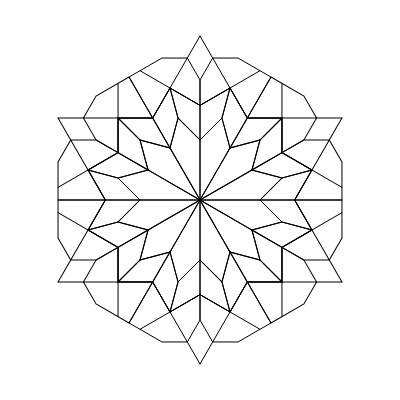
Frame 1 (no input)
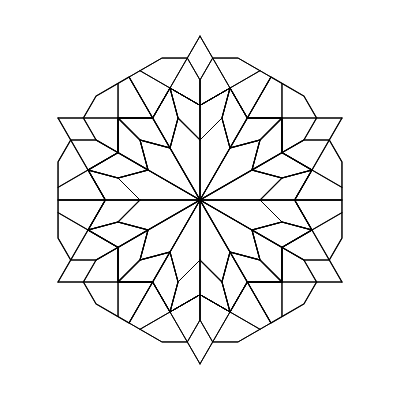
Frame 2 (the mouse pressed at the canvas centre, redrawn once)

The p5.js sketch that drew these frames (run headless with seeded random() and noise() and a simulated clock; the mouse was pressed at the canvas centre and the sketch redrawn once):

// p5.js sketch
// ── sketch.js
/*
Code written by Selcuk ARTUT 2022
Geometric Patterns with Creative Coding 
All rights reserved
*/

//scale factor
let a = 60;
let b, c, d, e, f;

function setup() {
    createCanvas(400, 400);
    angleMode(DEGREES);
    noFill();
    noLoop();
    b = a * (sin(135) / sin(30));
    c = a * (sin(15) / sin(30));
    d = c * (sin(75) / sin(60));
    e = d * (sin(45) / sin(75));
    f = e * (sin(60) / sin(90));
}
function draw() {
    let x0, y0, x1, y1, x2, y2, x3, y3, x4, y4, x5, y5, x6, y6, x7, y7, x8, y8;
    //Shape 1 vertices
    x0 = 0;
    y0 = 0;
    x1 = 0;
    y1 = a;
    x2 = b * cos(75);
    y2 = b * sin(75);
    x3 = a * cos(60);
    y3 = a * sin(60);
    x4 = a * cos(60);
    y4 = a * sin(60);

    push();
        translate(width * 0.5, height * 0.5);
        //Shape 1
        for (let i = 0; i < 12; i++) {
            push();
                rotate(30 * i);
                beginShape();
                vertex(x0, -y0);
                vertex(x1, -y1);
                vertex(x2, -y2);
                vertex(x3, -y3);
                endShape(CLOSE);
            pop();
        }

        //Shape 2 vertices
        x0 = 0;
        y0 = a;
        x1 = 0;
        y1 = a + d;
        x2 = (b + c) * cos(75);
        y2 = (b + c) * sin(75);
        x3 = b * cos(75);
        y3 = b * sin(75);

        //Shape 2
        for (let i = 0; i < 12; i++) {
            //right section
            push();
                rotate(30 * i);
                beginShape();
                vertex(x0, -y0);
                vertex(x1, -y1);
                vertex(x2, -y2);
                vertex(x3, -y3);
                endShape(CLOSE);
                //left section
                scale(-1, 1);
                beginShape();
                vertex(x0, -y0);
                vertex(x1, -y1);
                vertex(x2, -y2);
                vertex(x3, -y3);
                endShape(CLOSE);
            pop();
        }

        //Shape 3 vertices

        x0 = 0;
        y0 = a + d;
        x1 = (b + c) * cos(75);
        y1 = (b + c) * sin(75);
        x2 = (a + d) * cos(60);
        y2 = (a + d) * sin(60);
        x3 = (a + d + e + f) * cos(60);
        y3 = (a + d + e + f) * sin(60);
        x4 = (a + d + e) * cos(60);
        y4 = (a + d + e) * sin(60) + e;
        x5 = (b + 2 * c) * cos(75);
        y5 = (b + 2 * c) * sin(75);
        x6 = e * cos(60);
        y6 = y5;
        x7 = 0;
        y7 = a + d + e + 2 * f;
        x8 = 0;
        y8 = a + d + e;

        //Shape 3
        for (let i = 0; i < 6; i++) {
            //right section
            push();
                rotate(60 * i);
                beginShape();
                vertex(x0, -y0);
                vertex(x1, -y1);
                vertex(x2, -y2);
                vertex(x3, -y3);
                vertex(x5, -y5);
                vertex(x6, -y6);
                vertex(x7, -y7);
                endShape();
                beginShape();
                vertex(x0, -y0);
                vertex(x4, -y4);
                endShape();
                beginShape();
                vertex(x2, -y2);
                vertex(x6, -y6);
                vertex(x8, -y8);
                vertex(x0, -y0);
                endShape();
                //left section
                scale(-1, 1);
                beginShape();
                vertex(x0, -y0);
                vertex(x1, -y1);
                vertex(x2, -y2);
                vertex(x3, -y3);
                vertex(x5, -y5);
                vertex(x6, -y6);
                vertex(x7, -y7);
                endShape();
                beginShape();
                vertex(x0, -y0);
                vertex(x4, -y4);
                endShape();
                beginShape();
                vertex(x2, -y2);
                vertex(x6, -y6);
                vertex(x8, -y8);
                vertex(x0, -y0);
                endShape();
            pop();
        }
    pop();
}
